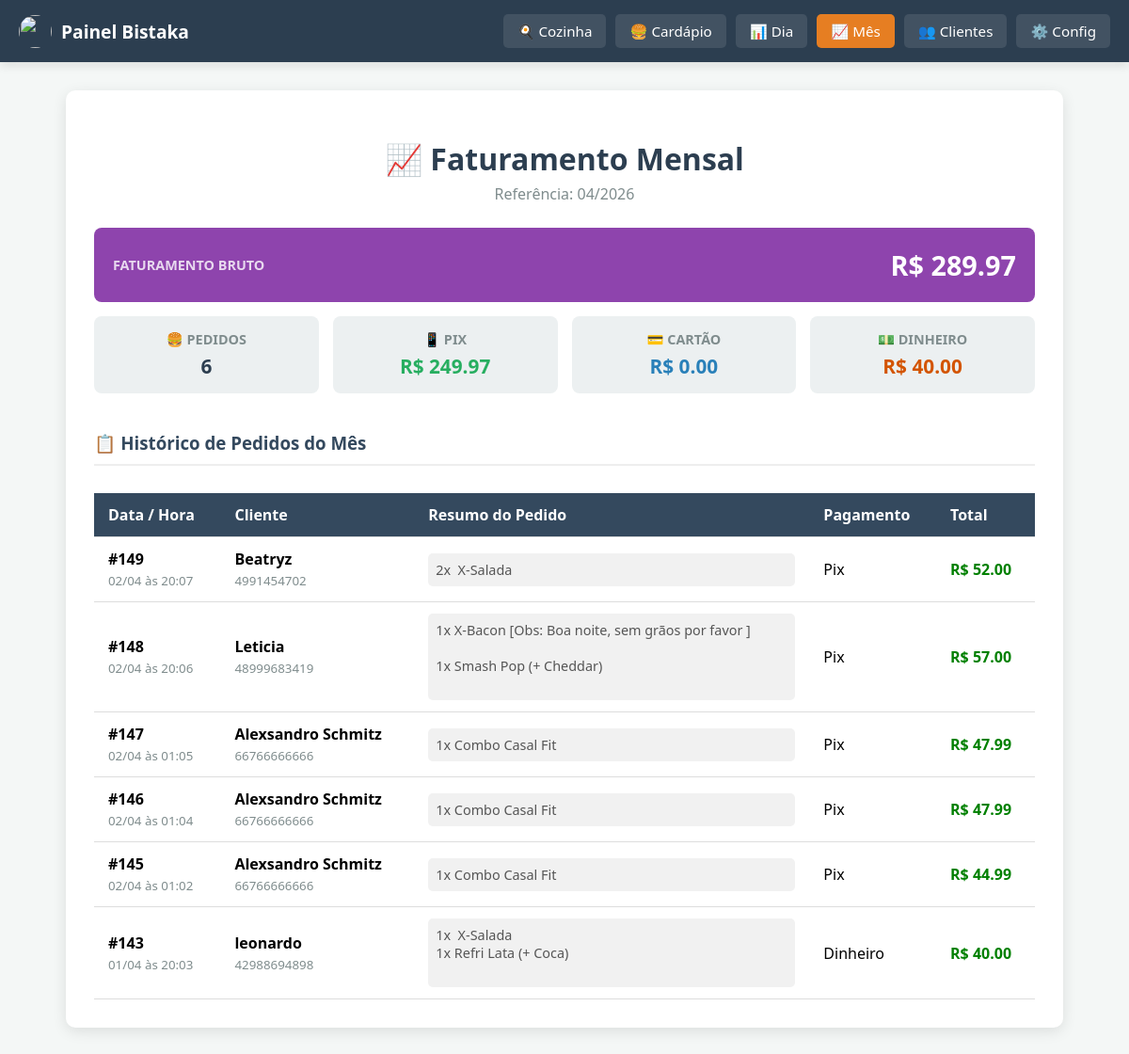
Page /admin/relatorio_mensal (signed in) on the earlier database version.
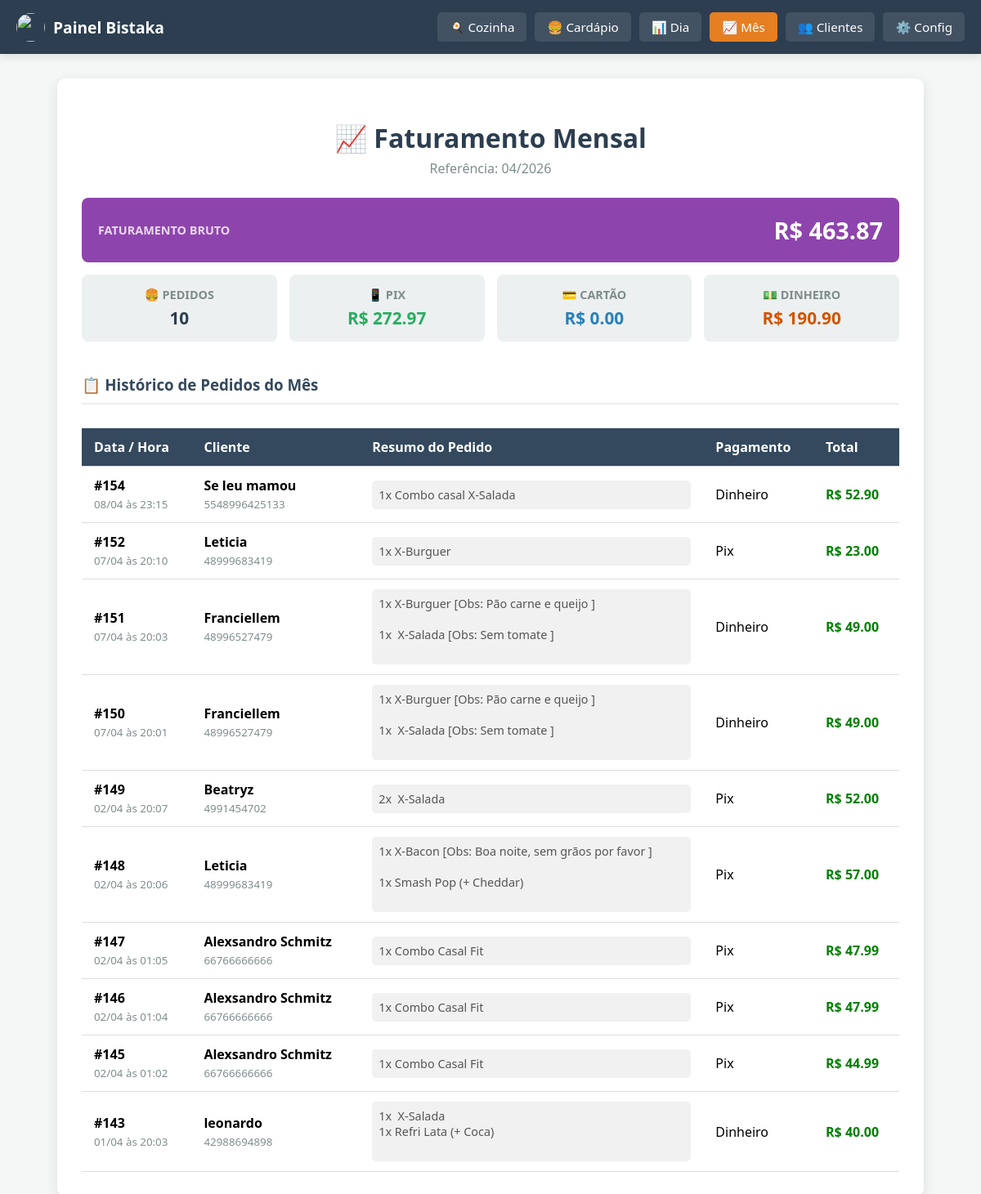
Same page on the later database version.
### tables this page shows
CREATE TABLE pedidos (
                id INTEGER PRIMARY KEY AUTOINCREMENT,
                cliente_telefone TEXT,
                itens TEXT,
                total REAL,
                data_pedido DATETIME,
                metodo_pagamento TEXT, status TEXT DEFAULT 'producao',
                FOREIGN KEY(cliente_telefone) REFERENCES clientes(telefone)
            );

CREATE TABLE clientes (
                telefone TEXT PRIMARY KEY,
                nome TEXT,
                endereco TEXT,
                bairro TEXT,
                primeiro_pedido DATETIME,
                ultimo_pedido DATETIME,
                total_gasto REAL DEFAULT 0
            );

### app.py (the view)
@app.route('/admin/relatorio_mensal')
def relatorio_mensal():
    if not session.get('logged_in'): return redirect(url_for('login'))
    conn = get_db_connection()
    mes_atual = datetime.now().strftime('%Y-%m')
    cursor = conn.execute('''
        SELECT p.*, c.nome
        FROM pedidos p
        LEFT JOIN clientes c ON p.cliente_telefone = c.telefone
        WHERE strftime('%Y-%m', p.data_pedido) = ?
        AND p.status = 'finalizado'
        ORDER BY p.data_pedido DESC
    ''', (mes_atual,))
    pedidos_mes = cursor.fetchall()
    conn.close()
    qtd_pedidos = len(pedidos_mes)
    total_bruto = sum(p['total'] for p in pedidos_mes)
    total_pix = sum(p['total'] for p in pedidos_mes if 'Pix' in p['metodo_pagamento'] or 'pix' in p['metodo_pagamento'])
    total_cartao = sum(p['total'] for p in pedidos_mes if 'Cartão' in p['metodo_pagamento'] or 'cartao' in p['metodo_pagamento'])
    total_dinheiro = sum(p['total'] for p in pedidos_mes if 'Dinheiro' in p['metodo_pagamento'] or 'dinheiro' in p['metodo_pagamento'])
    return render_template('relatorio_mensal.html',
                           mes=datetime.now().strftime('%m/%Y'),
                           qtd=qtd_pedidos, bruto=total_bruto,
                           pix=total_pix, cartao=total_cartao, dinheiro=total_dinheiro,
                           pedidos=pedidos_mes)

### app.py (called while the page is built)
def get_db_connection():
    conn = sqlite3.connect(DB_FILE)
    conn.row_factory = sqlite3.Row
    return conn

### templates/relatorio_mensal.html (shortened to what this page needs)
<!DOCTYPE html>
<html lang="pt-br">
<head>
</head>
<body>
    <nav class="admin-navbar">
        <div class="brand"><img src="/static/uploads/logo.png" style="height: 35px; width: 35px; border-radius: 50%; object-fit: cover;">Painel Bistaka</div>
        <div class="nav-links">
            <a href="/admin/dashboard">🍳 Cozinha</a>
            <a href="/admin">🍔 Cardápio</a>
            <a href="/admin/relatorio">📊 Dia</a>
            <a href="/admin/relatorio_mensal" style="background: #e67e22;">📈 Mês</a>
            <a href="/admin/clientes">👥 Clientes</a>
            <a href="/admin/configuracoes">⚙️ Config</a>
        </div>
    </nav>
    <div class="container">
        <h1>📈 Faturamento Mensal</h1>
        <p style="text-align: center; color: #7f8c8d; margin-top: 0; margin-bottom: 25px;">Referência: {{ mes }}</p>
        <div class="resumo-grid">
            <div class="card destaque">
                <span>Faturamento Bruto</span>
                <span>R$ {{ "%.2f"|format(bruto) }}</span>
            </div>
            <div class="card"><span>🍔 Pedidos</span><span>{{ qtd }}</span></div>
            <div class="card"><span>📱 Pix</span><span style="color: #27ae60;">R$ {{ "%.2f"|format(pix) }}</span></div>
            <div class="card"><span>💳 Cartão</span><span style="color: #2980b9;">R$ {{ "%.2f"|format(cartao) }}</span></div>
            <div class="card"><span>💵 Dinheiro</span><span style="color: #d35400;">R$ {{ "%.2f"|format(dinheiro) }}</span></div>
        </div>
        <h3 style="margin-top: 40px; border-bottom: 2px solid #eee; padding-bottom: 10px; color: #34495e;">📋 Histórico de Pedidos do Mês</h3>
        <div style="overflow-x: auto;">
            <table>
                <thead>
                    <tr>
                        <th>Data / Hora</th>
                        <th>Cliente</th>
                        <th>Resumo do Pedido</th>
                        <th>Pagamento</th>
                        <th>Total</th>
                    </tr>
                </thead>
                <tbody>
                    {% for p in pedidos %}
                    <tr>
                        <td>
                            <strong>#{{ p.id }}</strong><br>
                            <small style="color: #7f8c8d;">{{ p.data_pedido[8:10] }}/{{ p.data_pedido[5:7] }} às {{ p.data_pedido[11:16] }}</small>
                        </td>
                        <td>
                            <strong>{{ p.nome or 'Cliente Site' }}</strong><br>
                            <small style="color: #7f8c8d;">{{ p.cliente_telefone }}</small>
                        </td>
                        <td>
                            <div class="itens-lista">{{ p.itens }}</div>
                        </td>
                        <td>{{ p.metodo_pagamento }}</td>
                        <td style="color: green; font-weight: bold;">R$ {{ "%.2f"|format(p.total) }}</td>
                    </tr>
                    {% else %}
                    <tr>
                        <td colspan="5" style="text-align: center; padding: 30px; color: #999;">Nenhum pedido finalizado neste mês ainda.</td>
                    </tr>
                    {% endfor %}
                </tbody>
            </table>
        </div>
    </div>
</body>
</html>

### templates/relatorio_mensal.html (style rules this page uses)
body { font-family: 'Segoe UI', sans-serif; background: #f4f7f6; margin: 0; padding: 0; }
.container { max-width: 1000px; margin: 30px auto; background: white; padding: 30px; border-radius: 10px; box-shadow: 0 4px 15px rgba(0,0,0,0.1); }
h1 { text-align: center; color: #2c3e50; margin-bottom: 5px; }
.resumo-grid { display: grid; grid-template-columns: repeat(auto-fit, minmax(200px, 1fr)); gap: 15px; margin-bottom: 30px; }
.card { background: #ecf0f1; padding: 15px 20px; border-radius: 8px; font-size: 1.1rem; display: flex; flex-direction: column; align-items: center; text-align: center; }
.card span:first-child { color: #7f8c8d; font-size: 0.9rem; margin-bottom: 5px; text-transform: uppercase; font-weight: bold; }
.card span:last-child { color: #2c3e50; font-weight: bold; font-size: 1.3rem; }
.card.destaque { background: #8e44ad; color: white; grid-column: 1 / -1; flex-direction: row; justify-content: space-between; padding: 20px; font-size: 1.5rem; }
.card.destaque span:first-child { color: rgba(255,255,255,0.8); margin: 0; }
.card.destaque span:last-child { color: white; font-size: 1.8rem; }
.admin-navbar { background: #2c3e50; color: white; padding: 15px 20px; display: flex; justify-content: space-between; align-items: center; box-shadow: 0 4px 10px rgba(0,0,0,0.1); flex-wrap: wrap; gap: 10px; }
.admin-navbar .brand { font-weight: bold; font-size: 1.2rem; display: flex; align-items: center; gap: 10px; }
.admin-navbar .nav-links { display: flex; gap: 10px; flex-wrap: wrap; justify-content: center; }
.admin-navbar a { color: white; text-decoration: none; padding: 8px 15px; border-radius: 5px; background: rgba(255,255,255,0.1); transition: background 0.2s; font-size: 0.95rem; }
table { width: 100%; border-collapse: collapse; margin-top: 10px; }
th, td { padding: 12px 15px; text-align: left; border-bottom: 1px solid #ddd; }
th { background-color: #34495e; color: white; font-weight: bold; }
.itens-lista { white-space: pre-wrap; font-size: 0.9rem; color: #555; background: #f1f1f1; padding: 8px; border-radius: 5px; }

Differences in the rows shown:
added pedidos: id "154", data_pedido "08", data_pedido "04", data_pedido "23:15", nome "Se leu mamou", cliente_telefone "5548996425133", itens "1x Combo casal X-Salada", metodo_pagamento "Dinheiro", total "52.90"
added pedidos: id "152", data_pedido "07", data_pedido "04", data_pedido "20:10", nome "Leticia", cliente_telefone "48999683419", itens "1x X-Burguer", metodo_pagamento "Pix", total "23.00"
added pedidos: id "151", data_pedido "07", data_pedido "04", data_pedido "20:03", nome "Franciellem", cliente_telefone "48996527479", itens "1x X-Burguer [Obs: Pão carne e queijo ] 1x X-Salada [Obs: Sem tomate ]", metodo_pagamento "Dinheiro", total "49.00"
added pedidos: id "150", data_pedido "07", data_pedido "04", data_pedido "20:01", nome "Franciellem", cliente_telefone "48996527479", itens "1x X-Burguer [Obs: Pão carne e queijo ] 1x X-Salada [Obs: Sem tomate ]", metodo_pagamento "Dinheiro", total "49.00"
Other differences:
{{ "%.2f"|format(bruto) }}: "289.97" → "463.87"
{{ qtd }}: "6" → "10"
{{ "%.2f"|format(pix) }}: "249.97" → "272.97"
{{ "%.2f"|format(dinheiro) }}: "40.00" → "190.90"
